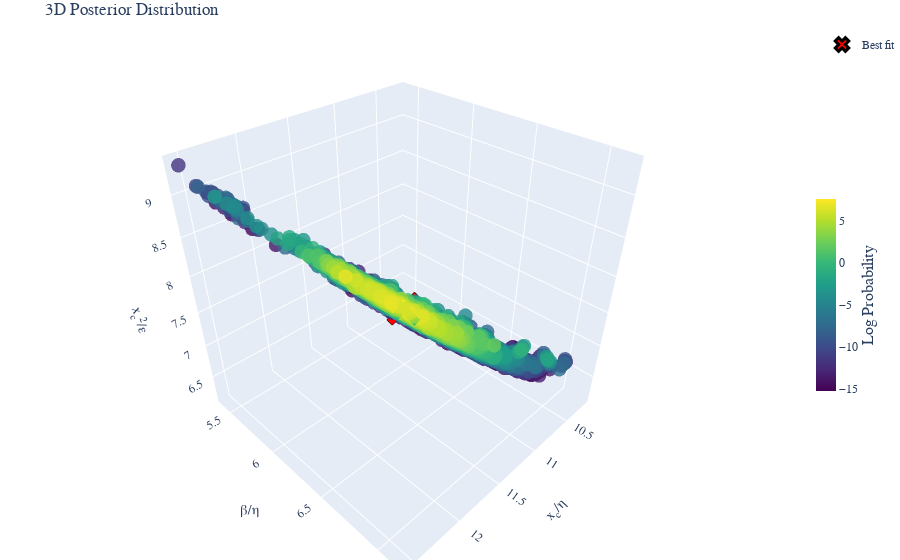

Notebook cell for this chart:
### Code cell
fig =post.plot_posterior3D_interactive([0,1,2],labels=["$x_c/\\eta$","$\\beta/\\eta$","$x_c^2/\\epsilon$","$x_c$","ExtH"], truths=np.log(sorted_samples_trans[-1]),truth_label="Best fit" )
# Save the figure using matplotlib's savefig instead of plotly's write_image
fig.show()

### Figure 1 — Plotly figure (JSON) as saved in the notebook; plotly's stock layout.template omitted (floating-point values rounded to 4 significant figures; data arrays with more than 128 entries replaced by an {"elided": "..."} marker saying what was removed)
{"data": [{"marker": {"color": {"elided": "4240 float values"}, "colorbar": {"len": 0.4, "thickness": 20, "title": {"font": {"size": 16}, "side": "right", "text": "Log Probability"}, "x": 1, "y": 0.5}, "colorscale": [[0, "#440154"], [0.1111, "#482878"], [0.2222, "#3e4989"], [0.3333, "#31688e"], [0.4444, "#26828e"], [0.5556, "#1f9e89"], [0.6667, "#35b779"], [0.7778, "#6ece58"], [0.8889, "#b5de2b"], [1, "#fde725"]], "opacity": 0.8, "size": 5}, "mode": "markers", "name": "Posterior", "scene": "scene", "showlegend": false, "type": "scatter3d", "x": {"elided": "4240 float values"}, "y": {"elided": "4240 float values"}, "z": {"elided": "4240 float values"}}, {"marker": {"color": "red", "line": {"color": "black", "width": 3}, "size": 12, "symbol": "x"}, "mode": "markers", "name": "Best fit", "scene": "scene", "showlegend": true, "type": "scatter3d", "x": [11.52], "y": [6.377], "z": [7.756]}], "layout": {"font": {"family": "Computer Modern"}, "margin": {"b": 0, "l": 0, "r": 0, "t": 30}, "scene": {"aspectmode": "cube", "xaxis": {"exponentformat": "e", "showexponent": "all", "title": {"font": {"size": 14}, "text": "x<sub>c</sub>/η"}}, "yaxis": {"exponentformat": "e", "showexponent": "all", "title": {"font": {"size": 14}, "text": "β/η"}}, "zaxis": {"exponentformat": "e", "showexponent": "all", "title": {"font": {"size": 14}, "text": "x<sub>c</sub><sup>2</sup>/ε"}}}, "title": {"text": "3D Posterior Distribution"}}}
